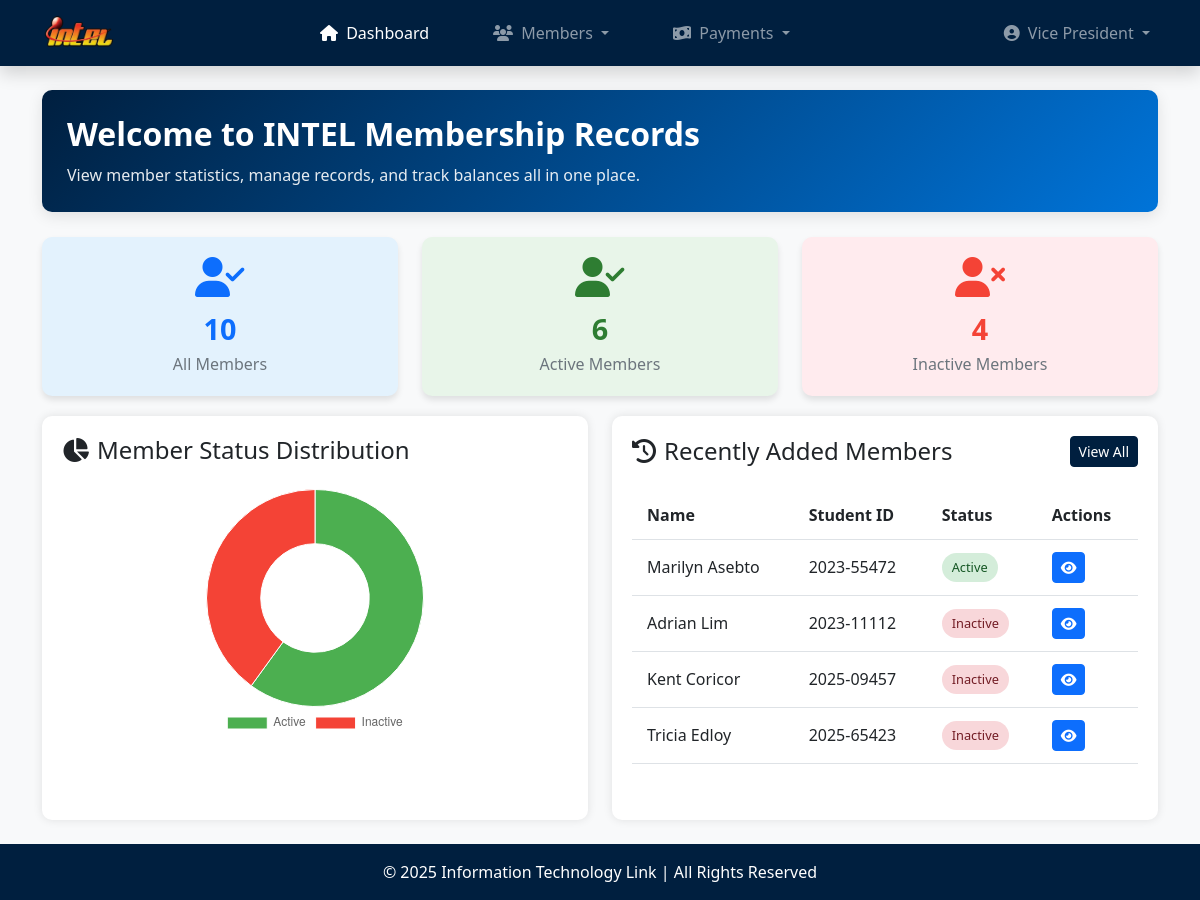
Screenshot of /index.php (signed in) with the database file from the repository.
### tables this page shows
CREATE TABLE `members` (
  `member_id` varchar(25) NOT NULL,
  `last_name` varchar(30) NOT NULL,
  `first_name` varchar(30) NOT NULL,
  `middle_name` varchar(30) DEFAULT NULL,
  `contact_num` varchar(15) NOT NULL,
  `email` varchar(60) NOT NULL,
  `status` enum('Active','Inactive') NOT NULL,
  `membership_date` timestamp NOT NULL DEFAULT current_timestamp()
);

### index.php (the view, shortened to what this page needs)
<?php
    require_once('database.php');
    $stats = [];
    $stmt = $conn->prepare("SELECT COUNT(*) AS total FROM members");
    $stmt->execute();
    $result = $stmt->get_result();
    $stats['total_members'] = $result->fetch_assoc()['total'];
    $stmt = $conn->prepare("SELECT COUNT(*) AS active FROM members WHERE status = 'Active'");
    $stmt->execute();
    $result = $stmt->get_result();
    $stats['active_members'] = $result->fetch_assoc()['active'];
    $stmt = $conn->prepare("SELECT COUNT(*) AS inactive FROM members WHERE status = 'Inactive'");
    $stmt->execute();
    $result = $stmt->get_result();
    $stats['inactive_members'] = $result->fetch_assoc()['inactive'];
    $stmt = $conn->prepare("
        SELECT member_id, first_name, last_name, status
        FROM members
        ORDER BY membership_date DESC
        LIMIT 4
    ");
    $stmt->execute();
    $recent_members = $stmt->get_result();
?>
<!DOCTYPE html>
<html lang="en">
<head>
    <link rel="stylesheet" href="https://cdn.jsdelivr.net/npm/bootstrap@5.3.0-alpha1/dist/css/bootstrap.min.css">
    <link rel="stylesheet" href="https://cdnjs.cloudflare.com/ajax/libs/font-awesome/6.4.0/css/all.min.css">
</head>
<body>
    <?php include('navbar.php'); ?>
    <main class="container my-4">
        <div class="welcome-banner">
            <div class="row align-items-center">
                <div class="col-lg-8">
                    <h2>Welcome to INTEL Membership Records</h2>
                    <p>View member statistics, manage records, and track balances all in one place.</p>
                </div>
            </div>
        </div>
        <div class="row">
            <div class="col-md-4">
                <div class="stat-card bg-light-blue text-center">
                    <i class="fas fa-user-check"></i>
                    <h3><?php echo number_format($stats['total_members']); ?></h3>
                    <p>All Members</p>
                </div>
            </div>
            <div class="col-md-4">
                <div class="stat-card bg-light-green text-center">
                    <i class="fas fa-user-check"></i>
                    <h3><?php echo number_format($stats['active_members']); ?></h3>
                    <p>Active Members</p>
                </div>
            </div>
            <div class="col-md-4">
                <div class="stat-card bg-light-danger text-center">
                    <i class="fas fa-user-xmark"></i>
                    <h3><?php echo number_format($stats['inactive_members']); ?></h3>
                    <p>Inactive Members</p>
                </div>
            </div>
        </div>
        <div class="row">
            <div class="col-lg-6">
                <div class="dashboard-container h-100">
                    <h4 class="mb-4"><i class="fas fa-chart-pie me-2"></i>Member Status Distribution</h4>
                    <div class="chart-container">
                        <canvas id="statusChart"></canvas>
                    </div>
                </div>
            </div>
            <div class="col-lg-6">
                <div class="dashboard-container h-100">
                    <div class="d-flex justify-content-between align-items-center mb-4">
                        <h4 class="mb-0"><i class="fas fa-history me-2"></i>Recently Added Members</h4>
                        <a href="members.php" class="btn btn-sm btn-navy">View All</a>
                    </div>
                    <div class="table-responsive">
                        <table class="table table-hover recent-table">
                            <thead>
                                <tr>
                                    <th>Name</th>
                                    <th>Student ID</th>
                                    <th>Status</th>
                                    <th>Actions</th>
                                </tr>
                            </thead>
                            <tbody>
                                <?php if($recent_members->num_rows > 0): ?>
                                    <?php while($member = $recent_members->fetch_assoc()): ?>
                                        <tr>
                                            <td><?php echo htmlspecialchars($member['first_name'] . ' ' . $member['last_name']); ?></td>
                                            <td><?php echo htmlspecialchars($member['member_id']); ?></td>
                                            <td>
                                                <?php
                                                    $status_class = '';
                                                    switch ($member['status']) {
                                                        case 'Active':
                                                            $status_class = 'status-active';
                                                            break;
                                                        case 'Inactive':
                                                            $status_class = 'status-inactive';
                                                            break;
                                                    }
                                                ?>
                                                <span class="status-badge <?php echo $status_class; ?>">
                                                    <?php echo htmlspecialchars($member['status']); ?>
                                                </span>
                                            </td>
                                            <td>
                                                <a href="view_member.php?id=<?php echo $member['member_id']; ?>" class="btn btn-sm btn-primary" title="View">
                                                    <i class="fas fa-eye"></i>
                                                </a>
                                            </td>
                                        </tr>
                                    <?php endwhile; ?>
                                <?php else: ?>
                                    <tr>
                                        <td colspan="4" class="text-center">No members found</td>
                                    </tr>
                                <?php endif; ?>
                            </tbody>
                        </table>
                    </div>
                </div>
            </div>
        </div>
    </main>
    <footer class="bg-navy text-white text-center py-3 mt-auto">
        <p class="mb-0">&copy; 2025 Information Technology Link | All Rights Reserved</p>
    </footer>
    <script>
        // Status distribution chart
        const statusCtx = document.getElementById('statusChart').getContext('2d');
        const statusChart = new Chart(statusCtx, {
            type: 'doughnut',
            data: {
                labels: ['Active', 'Inactive'],
                datasets: [{
                    data: [
                        <?php echo $stats['active_members']; ?>,
                        <?php echo $stats['inactive_members']; ?>,
                    ],
                    backgroundColor: [
                        '#4CAF50',  // green for active
                        '#F44336',  // red for inactive
                    ],
                    borderWidth: 1
                }]
            },
            options: {
                responsive: true,
                maintainAspectRatio: false,
                plugins: {
                    legend: {
                        position: 'bottom'
                    }
                }
            }
        });
        document.addEventListener("DOMContentLoaded", function() {
            setTimeout(function() {
                let alertBox = document.querySelector(".alert");
                if (alertBox) {
                    alertBox.style.transition = "opacity 0.5s";
                    alertBox.style.opacity = "0";
                    setTimeout(() => alertBox.style.display = "none", 500);
                }
            }, 2500); // 2.5 seconds delay
        });
    </script>
</body>
</html>

### index.php (style rules this page uses)
html, body { height: 100%; margin: 0; display: flex; flex-direction: column; background-color: #f8f9fa; }
main { flex: 1; }
.bg-navy { background-color: #001f3f !important; }
.text-white { color: #ffffff !important; }
.btn-navy { background-color: #001f3f; border-color: #001f3f; color: #fff; }
.dashboard-container { background-color: #ffffff; border-radius: 10px; box-shadow: 0 0 10px rgba(0,0,0,0.1); padding: 20px; margin-bottom: 20px; }
.stat-card { border-radius: 10px; padding: 20px; margin-bottom: 20px; box-shadow: 0 4px 6px rgba(0,0,0,0.1); transition: transform 0.3s ease; }
.stat-card i { font-size: 2.5rem; margin-bottom: 15px; }
.stat-card h3 { font-size: 1.8rem; font-weight: 700; margin-bottom: 5px; }
.stat-card p { color: #6c757d; margin-bottom: 0; }
.bg-light-blue { background-color: #e3f2fd; color: #0d6efd; }
.bg-light-green { background-color: #e8f5e9; color: #2e7d32; }
.bg-light-danger { background-color: #ffebee; color: #f44336; }
.recent-table th, .recent-table td { padding: 12px 15px; vertical-align: middle; }
.status-badge { display: inline-block; padding: 5px 10px; border-radius: 20px; font-weight: 500; font-size: 0.8rem; }
.status-active { background-color: #d4edda; color: #155724; }
.status-inactive { background-color: #f8d7da; color: #721c24; }
.chart-container { position: relative; height: 250px; width: 100%; }
.welcome-banner { background: linear-gradient(135deg, #001f3f 0%, #0074d9 100%); border-radius: 10px; padding: 25px; margin-bottom: 25px; color: white; box-shadow: 0 4px 15px rgba(0,0,0,0.1); }
.welcome-banner h2 { font-weight: 700; margin-bottom: 10px; }
.welcome-banner p { margin-bottom: 0; opacity: 0.9; }

### rows the page displays
members: first_name+last_name "Marilyn Asebto", member_id "2023-55472", status "Active"
members: first_name+last_name "Adrian Lim", member_id "2023-11112", status "Inactive"
members: first_name+last_name "Kent Coricor", member_id "2025-09457", status "Inactive"
members: first_name+last_name "Tricia Edloy", member_id "2025-65423", status "Inactive"

### other values shown
$role_name "Vice President"
$stats['total_members'] "10"
$stats['active_members'] "6"
$stats['inactive_members'] "4"
chart data {{ $stats['active_members'] }} 6
chart data {{ $stats['inactive_members'] }} 4
